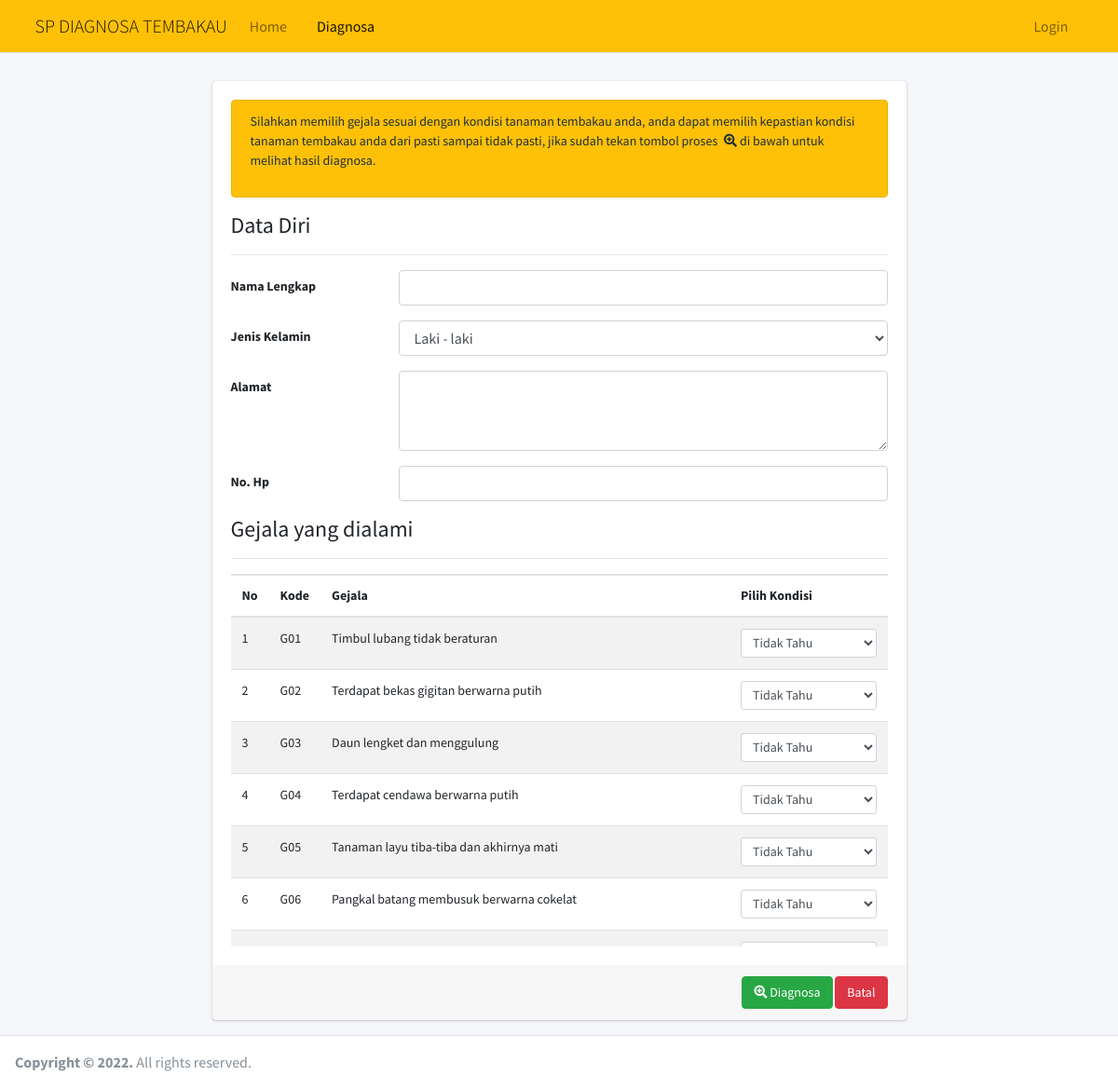
Screenshot of /?page=diagnosa with the database file from the repository.
### tables this page shows
CREATE TABLE `tbl_gejala` (
  `kode_gejala` varchar(190) NOT NULL,
  `nama_gejala` varchar(190) DEFAULT NULL,
  `nilai_mb` float DEFAULT NULL,
  `nilai_md` float DEFAULT NULL,
  `nilai_cf` float DEFAULT NULL,
  PRIMARY KEY (`kode_gejala`)
);

### content/user/diagnosa/index.php (the view, shortened to what this page needs)
<div class="content-wrapper">
    <div class="content-header"></div>
    <div class="content">
        <div class="container">
            <div class="row justify-content-center text-sm">
                <div class="col-md-8">
                    <div class="card">
                        <form id="formData" data-parsley-validate>
                            <div class="card-body">
                                <div class="alert alert-warning">
                                    <p>
                                        Silahkan memilih gejala sesuai dengan kondisi tanaman tembakau anda, anda dapat memilih kepastian kondisi tanaman tembakau anda dari pasti sampai tidak pasti, jika sudah tekan tombol proses <i class="fas fa-search-plus ml-1"></i> di bawah untuk melihat hasil diagnosa.
                                    </p>
                                </div>
                                <div class="row">
                                    <div class="col-12">
                                        <div>
                                            <h4>Data Diri</h4>
                                            <hr>
                                            <div class="form-group row">
                                                <label for="nama_lengkap" class="col-sm-3 col-form-label">Nama Lengkap</label>
                                                <div class="col-sm-9">
                                                    <input type="text" class="form-control" id="nama_lengkap" name="nama_lengkap" required>
                                                </div>
                                            </div>
                                            <div class="form-group row">
                                                <label for="jk" class="col-sm-3 col-form-label">Jenis Kelamin</label>
                                                <div class="col-sm-9">
                                                    <select name="jk" id="jk" class="form-control">
                                                        <option value="l">Laki - laki</option>
                                                    </select>
                                                </div>
                                            </div>
                                            <div class="form-group row">
                                                <label for="alamat" class="col-sm-3 col-form-label">Alamat</label>
                                                <div class="col-sm-9">
                                                    <textarea name="alamat" id="alamat" class="form-control" rows="3" required></textarea>
                                                </div>
                                            </div>
                                            <div class="form-group row">
                                                <label for="no_hp" class="col-sm-3 col-form-label">No. Hp</label>
                                                <div class="col-sm-9">
                                                    <input type="number" class="form-control" id="no_hp" name="no_hp" required>
                                                </div>
                                            </div>
                                            <h4>Gejala yang dialami</h4>
                                            <hr>
                                            <div class="table-responsive p-0" style="height: 400px;">
                                                <table class="table table-head-fixed table-striped text-nowrap" style="width: 100%;">
                                                    <thead>
                                                        <tr>
                                                            <th style="width: 5%;">No</th>
                                                            <th style="width: 5%;">Kode</th>
                                                            <th>Gejala</th>
                                                            <th style="width: 30%;">Pilih Kondisi</th>
                                                        </tr>
                                                    </thead>
                                                    <tbody>
                                                        <?php
                                                        include('config/koneksi.php');
                                                        $sql = "SELECT * FROM tbl_gejala ORDER BY kode_gejala ASC";
                                                        $result = $koneksi->query($sql);
                                                        if ($result->num_rows > 0) {
                                                            $no = 1;
                                                            while ($row = mysqli_fetch_array($result)) {
                                                                echo "<tr>";
                                                                echo "<td>" . $no . "</td>";
                                                                echo "<td>" . $row['kode_gejala'] . "</td>";
                                                                echo "<td>" . $row['nama_gejala'] . "</td>";
                                                                echo "<td>
                                                                            <select name='gejala[" . $row['kode_gejala'] . "]' id='gejala-" . $row['kode_gejala'] . "' class='form-control form-control-sm'>
                                                                                <option value='0'>Tidak Tahu</option>
                                                                                <option value='0.6'>Kemungkinan Ya</option>
                                                                                <option value='0.8'>Kemungkinan Besar Ya</option>
                                                                                <option value='0.9'>Hampir Pasti Ya</option>
                                                                                <option value='1'>Pasti Ya</option>
                                                                            </select>
                                                                        </td>";
                                                                echo "</tr>";
                                                                $no++;
                                                            }
                                                        }
                                                        ?>
                                                    </tbody>
                                                </table>
                                            </div>
                                        </div>
                                    </div>
                                </div>
                            </div>
                            <div class="card-footer">
                                <div class="float-right">
                                    <button type="submit" class="btn btn-success"><i class="fas fa-search-plus"></i> Diagnosa</button>
                                    <a href="index.php" class="btn btn-danger">Batal</a>
                                </div>
                            </div>
                        </form>
                    </div>
                </div>
            </div>
        </div>
    </div>
</div>

### rows the page displays
tbl_gejala: kode_gejala "G01", nama_gejala "Timbul lubang tidak beraturan", kode_gejala "Tidak Tahu"
tbl_gejala: kode_gejala "G02", nama_gejala "Terdapat bekas gigitan berwarna putih", kode_gejala "Tidak Tahu"
tbl_gejala: kode_gejala "G03", nama_gejala "Daun lengket dan menggulung", kode_gejala "Tidak Tahu"
tbl_gejala: kode_gejala "G04", nama_gejala "Terdapat cendawa berwarna putih", kode_gejala "Tidak Tahu"
tbl_gejala: kode_gejala "G05", nama_gejala "Tanaman layu tiba-tiba dan akhirnya mati", kode_gejala "Tidak Tahu"
tbl_gejala: kode_gejala "G06", nama_gejala "Pangkal batang membusuk berwarna cokelat", kode_gejala "Tidak Tahu"
tbl_gejala: kode_gejala "Tidak Tahu"
